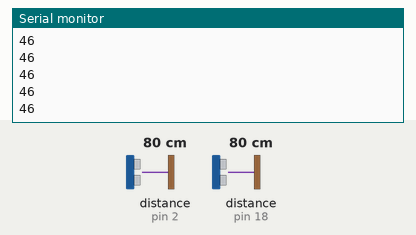
Recording of a sketch running on a simulated Arduino Uno, built with avr-gcc and run on an emulated ATmega328P. Parts: the last lines printed to the serial monitor. Wiring (inferred from the names in the program): 2 × ultrasonic range finder: trigger pin 12, echo pin 2 / trigger pin 19, echo pin 18. The inputs (shaded band) are chosen by the test bench; at power-on: distance to the obstacle (sensors on pin 2, pin 18) 80 cm. The echo pulse lasts 58.3 µs per cm.

Above: at 1.3 s.
1.4 s: distance to the obstacle (sensor on pin 2) set to 2 cm
At 2.2 s:
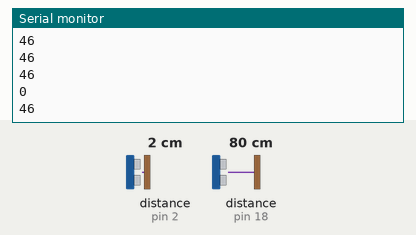
2.9 s: distance to the obstacle (sensor on pin 18) set to 4 cm
At 3.9 s:
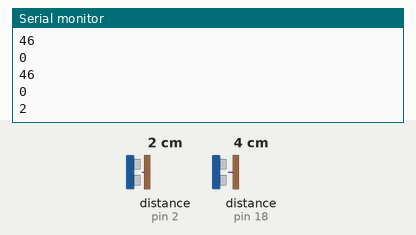
4.4 s: distance to the obstacle (sensor on pin 2) set to 9 cm
At 5.0 s:
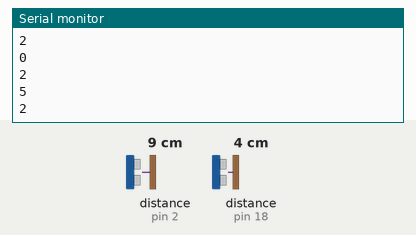
5.9 s: distance to the obstacle (sensor on pin 18) set to 18 cm
At 6.7 s:
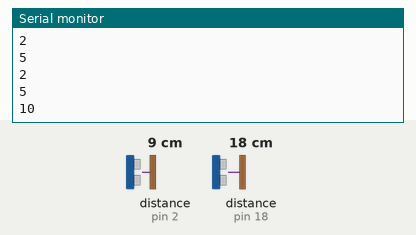
Timing chart, 0 to 8.4 s (numbered marks = the images above; inputs shaded):
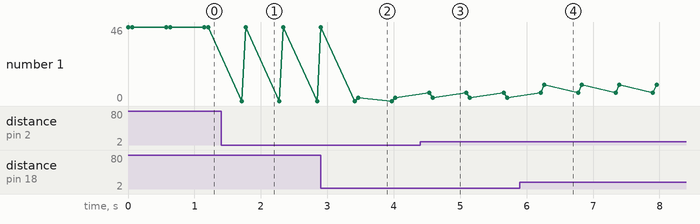

The sketch:

sketch_apr4a.ino
```cpp
/*
  Integration of Bluetooth module and Ultrasound sensors
    -Takes inputs from the sensors and send them via bluetooth

*/

#include <SoftwareSerial.h>

// Define Bluetooth serial pins
SoftwareSerial BTSerial(15, 16); // RX, TX

int trigPin1=12, echoPin1=2;
int trigPin2=19, echoPin2=18;

void setup() {
  // put your setup code here, to run once:
  BTSerial.begin(9600);
  Serial.begin(9600);
  pinMode(trigPin1, OUTPUT);
  pinMode(echoPin1, INPUT);

  pinMode(trigPin2, OUTPUT);
  pinMode(echoPin2, INPUT);

  //delay(11000);

}

void loop() {
  // put your main code here, to run repeatedly:
  int a =  Measure(trigPin1, echoPin1);   //Taking inputs from sensor 1
  Serial.println(a);
  BTSerial.println(a);
  delay(50);
  int b = Measure(trigPin2, echoPin2);    //Taking inputs from sensor2
  Serial.println(b);
  BTSerial.println(b);
  BTSerial.println("");
  Serial.println("");
  delay(500);

}

int Measure(int trigPin, int echoPin){

  digitalWrite(trigPin, LOW);
  delayMicroseconds(2);
  digitalWrite(trigPin, HIGH);
  delayMicroseconds(10);
  digitalWrite(trigPin, LOW);

  // Read the echo time
  int duration = pulseIn(echoPin, HIGH, 30000);
  return duration/100;
}
```

Measured:
- after the input at 1.4 s, the serial monitor: prints a new line after 0.31 s (image 1)
- after the input at 2.9 s, the serial monitor: prints a new line after 0.57 s (image 2)
- after the input at 4.4 s, the serial monitor: prints a new line after 0.13 s (image 3)
- after the input at 5.9 s, the serial monitor: prints a new line after 0.37 s (image 4)
- plotted number 1: 46 → 0 after the input at 1.4 s, 0 → 2 after the input at 2.9 s, 2 → 10 after the input at 5.9 s
